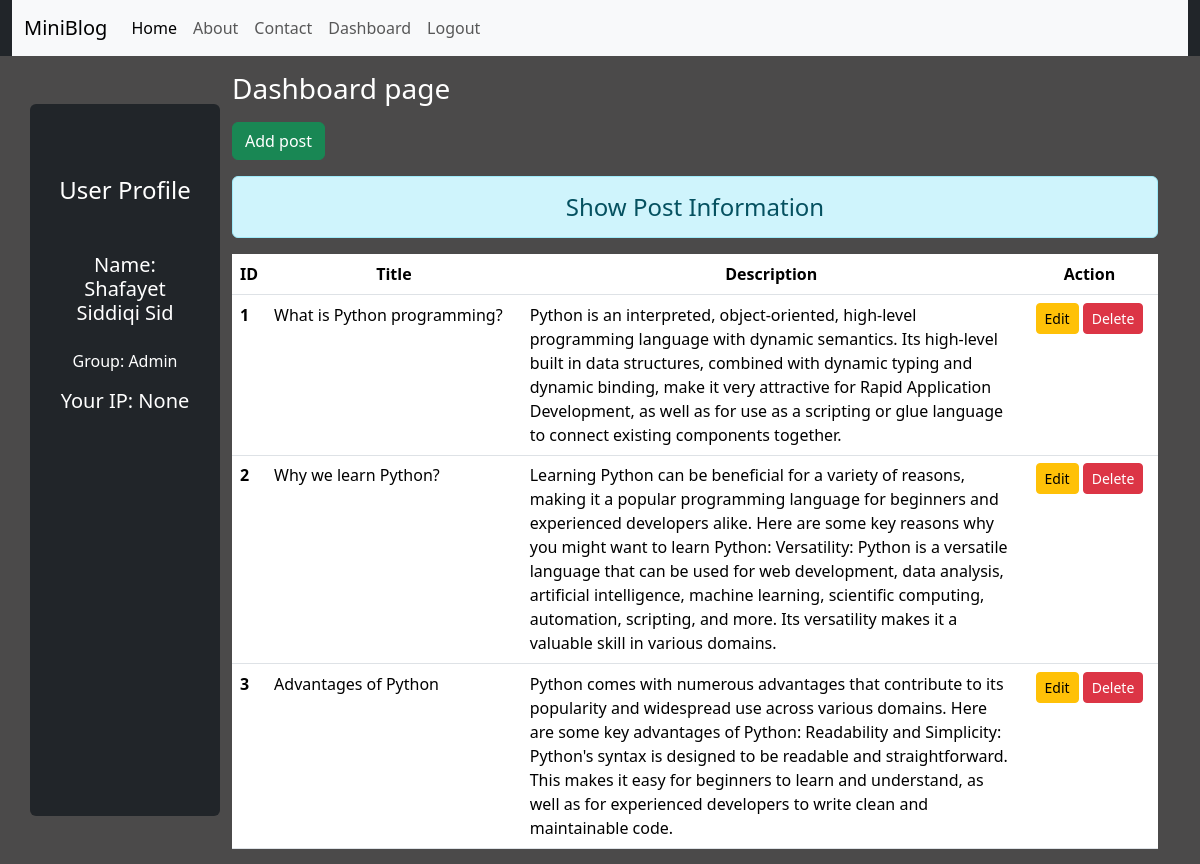
Page /dashboard/ (signed in) on the earlier database version.
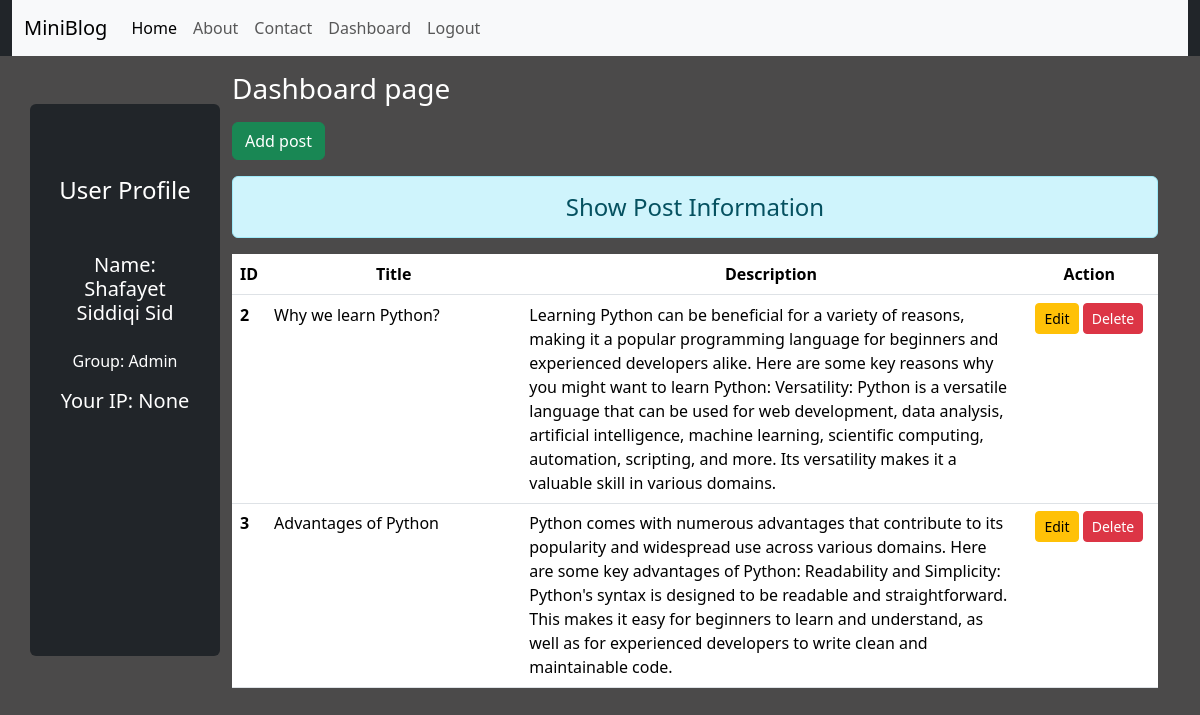
Same page on the later database version.
### blog/models.py (models this page shows)
class Post(models.Model):
    title = models.CharField(max_length=200)
    description = models.TextField()

### blog/views.py (the view)
# urls.py: path('dashboard/', views.dashboard, name='dashboard'),
def dashboard(request):
    if request.user.is_authenticated:
        posts = Post.objects.all()
        user = request.user
        full_name = user.get_full_name()
        groups = user.groups.all()
        ip = request.session.get('ip', 0)
        context = {'posts': posts, 'full_name': full_name, 'groups': groups, 'ip': ip}
        return render(request, 'blog/dashboard.html', context)
    else:
        return HttpResponseRedirect('/login/')

### blog/templates/blog/dashboard.html (shortened to what this page needs)
{% extends 'blog/base.html' %}
{% load static %}
{% block side %}
    <div class="col-sm-2 bg-dark text-white my-5 text-center rounded p-4">
        <h4 class="my-5">User Profile</h4>
        <h5 class="font-weight-bold mb-4">Name: {{full_name}}</h5>
        {% for group in groups %}
            <p class="mb-2">Group: {{group.name}}</p>
        {% endfor %}
        <h5 class="mt-3">Your IP: {{ip}}</h5>
    </div>
{% endblock side %}
{% block content %}
    <div class="col-sm-10">
        <h3 class="text-white my-3">Dashboard page</h3>
        <a href="{% url 'addpost' %}" class="btn btn-success">Add post</a>
        <h4 class="text-center alert alert-info mt-3">Show Post Information</h4>
        {% if posts %}
            <table class="table table-hover bg-white">
                <thead>
                    <tr class="text-center">
                        <th scope="col" style="width:2%">ID</th>
                        <th scope="col" style="width:28%">Title</th>
                        <th scope="col" style="width:55%">Description</th>
                        <th scope="col" style="width:15%">Action</th>
                    </thead>
                    <tbody>
                        {% for post in posts %}
                        <tr>
                            <th scope="row">{{post.id}}</th>
                            <td>{{post.title}}</td>
                            <td>{{post.description}}</td>
                            <td class="text-center">
                                <a href="{% url 'updatepost' post.id %}" class="btn btn-warning btn-sm">Edit</a>
                                {% if perms.blog.delete_post %}
                                    <form action="{% url 'deletepost' post.id %}" method="post" class="d-inline">
                                        <input type="submit" class="btn btn-danger btn-sm" value="Delete">
                                    </form>
                                {% endif %}
                            </td>
                        <tr>
                        {% endfor %}
                    </tbody>
            </table>
        {% else %}
            <h4 class="text-center alert alert-warning">No Records</h4>
        {% endif %}
    </div>
{% endblock content %}

Differences in the rows shown:
removed Post: id "1", title "What is Python programming?", description "Python is an interpreted, object-oriented, high-level programming language with dynamic semantics. Its high-level built in data structures, combined with dynamic typing and dynamic binding, make it very attractive for Rapid Application Development, as well as for use as a scripting or glue language to connect existing components together."
